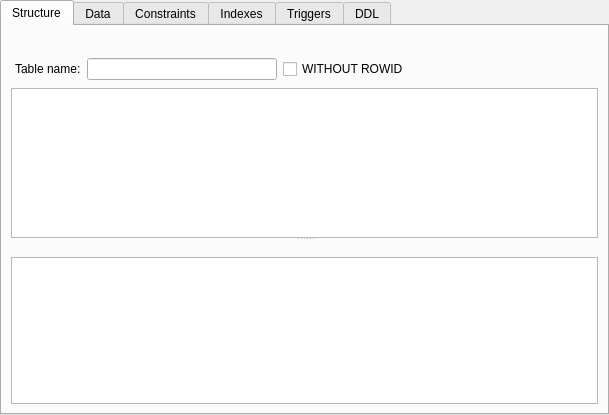
<?xml version="1.0" encoding="UTF-8"?>
<ui version="4.0">
 <class>TableWindow</class>
 <widget class="QWidget" name="TableWindow">
  <property name="geometry">
   <rect>
    <x>0</x>
    <y>0</y>
    <width>609</width>
    <height>415</height>
   </rect>
  </property>
  <property name="windowTitle">
   <string notr="true">Form</string>
  </property>
  <layout class="QHBoxLayout" name="horizontalLayout">
   <property name="leftMargin">
    <number>0</number>
   </property>
   <property name="topMargin">
    <number>0</number>
   </property>
   <property name="rightMargin">
    <number>0</number>
   </property>
   <property name="bottomMargin">
    <number>0</number>
   </property>
   <item>
    <widget class="QTabWidget" name="tabWidget">
     <property name="currentIndex">
      <number>0</number>
     </property>
     <widget class="QWidget" name="structureTab">
      <attribute name="title">
       <string>Structure</string>
      </attribute>
      <layout class="QVBoxLayout" name="structureTabLayout">
       <item>
        <widget class="QToolBar" name="structureToolBar"/>
       </item>
       <item>
        <widget class="QWidget" name="structureTopBar" native="true">
         <layout class="QHBoxLayout" name="horizontalLayout_2">
          <property name="leftMargin">
           <number>4</number>
          </property>
          <property name="topMargin">
           <number>0</number>
          </property>
          <property name="rightMargin">
           <number>0</number>
          </property>
          <property name="bottomMargin">
           <number>2</number>
          </property>
          <item>
           <widget class="QLabel" name="tableNameLabel">
            <property name="text">
             <string>Table name:</string>
            </property>
           </widget>
          </item>
          <item>
           <widget class="QLineEdit" name="tableNameEdit">
            <property name="maximumSize">
             <size>
              <width>200</width>
              <height>16777215</height>
             </size>
            </property>
           </widget>
          </item>
          <item>
           <widget class="QCheckBox" name="withoutRowIdCheck">
            <property name="text">
             <string notr="true">WITHOUT ROWID</string>
            </property>
           </widget>
          </item>
          <item>
           <spacer name="horizontalSpacer">
            <property name="orientation">
             <enum>Qt::Horizontal</enum>
            </property>
            <property name="sizeHint" stdset="0">
             <size>
              <width>40</width>
              <height>20</height>
             </size>
            </property>
           </spacer>
          </item>
         </layout>
        </widget>
       </item>
       <item>
        <widget class="QSplitter" name="structureSplitter">
         <property name="orientation">
          <enum>Qt::Vertical</enum>
         </property>
         <property name="handleWidth">
          <number>2</number>
         </property>
         <property name="childrenCollapsible">
          <bool>false</bool>
         </property>
         <widget class="QTableView" name="structureView">
          <property name="dragEnabled">
           <bool>true</bool>
          </property>
          <property name="dragDropOverwriteMode">
           <bool>false</bool>
          </property>
          <property name="dragDropMode">
           <enum>QAbstractItemView::InternalMove</enum>
          </property>
          <property name="alternatingRowColors">
           <bool>true</bool>
          </property>
          <property name="selectionMode">
           <enum>QAbstractItemView::SingleSelection</enum>
          </property>
          <property name="selectionBehavior">
           <enum>QAbstractItemView::SelectRows</enum>
          </property>
          <property name="horizontalScrollMode">
           <enum>QAbstractItemView::ScrollPerPixel</enum>
          </property>
          <attribute name="horizontalHeaderStretchLastSection">
           <bool>true</bool>
          </attribute>
         </widget>
         <widget class="QWidget" name="constraintsWidget" native="true">
          <layout class="QVBoxLayout" name="verticalLayout">
           <property name="spacing">
            <number>0</number>
           </property>
           <property name="leftMargin">
            <number>0</number>
           </property>
           <property name="topMargin">
            <number>0</number>
           </property>
           <property name="rightMargin">
            <number>0</number>
           </property>
           <property name="bottomMargin">
            <number>0</number>
           </property>
           <item>
            <widget class="QToolBar" name="tableConstraintsToolbar"/>
           </item>
           <item>
            <widget class="QTableView" name="tableConstraintsView">
             <property name="dragEnabled">
              <bool>true</bool>
             </property>
             <property name="dragDropOverwriteMode">
              <bool>false</bool>
             </property>
             <property name="dragDropMode">
              <enum>QAbstractItemView::InternalMove</enum>
             </property>
             <property name="alternatingRowColors">
              <bool>true</bool>
             </property>
             <property name="selectionMode">
              <enum>QAbstractItemView::SingleSelection</enum>
             </property>
             <property name="selectionBehavior">
              <enum>QAbstractItemView::SelectRows</enum>
             </property>
             <property name="horizontalScrollMode">
              <enum>QAbstractItemView::ScrollPerPixel</enum>
             </property>
             <attribute name="horizontalHeaderStretchLastSection">
              <bool>true</bool>
             </attribute>
            </widget>
           </item>
          </layout>
         </widget>
        </widget>
       </item>
      </layout>
     </widget>
     <widget class="QWidget" name="dataTab">
      <attribute name="title">
       <string>Data</string>
      </attribute>
      <layout class="QVBoxLayout" name="verticalLayout_5">
       <item>
        <widget class="DataView" name="dataView">
         <property name="tabPosition">
          <enum>QTabWidget::South</enum>
         </property>
         <property name="currentIndex">
          <number>-1</number>
         </property>
        </widget>
       </item>
      </layout>
     </widget>
     <widget class="QWidget" name="constraintsTab">
      <attribute name="title">
       <string>Constraints</string>
      </attribute>
      <layout class="QVBoxLayout" name="verticalLayout_6">
       <item>
        <widget class="QTableView" name="constraintsView">
         <attribute name="horizontalHeaderStretchLastSection">
          <bool>true</bool>
         </attribute>
        </widget>
       </item>
      </layout>
     </widget>
     <widget class="QWidget" name="indexesTab">
      <attribute name="title">
       <string>Indexes</string>
      </attribute>
      <layout class="QVBoxLayout" name="verticalLayout_4">
       <item>
        <widget class="QToolBar" name="indexToolBar"/>
       </item>
       <item>
        <widget class="QTableWidget" name="indexList">
         <property name="editTriggers">
          <set>QAbstractItemView::NoEditTriggers</set>
         </property>
         <property name="alternatingRowColors">
          <bool>true</bool>
         </property>
         <property name="selectionMode">
          <enum>QAbstractItemView::SingleSelection</enum>
         </property>
         <property name="selectionBehavior">
          <enum>QAbstractItemView::SelectRows</enum>
         </property>
         <property name="horizontalScrollMode">
          <enum>QAbstractItemView::ScrollPerPixel</enum>
         </property>
        </widget>
       </item>
      </layout>
     </widget>
     <widget class="QWidget" name="triggersTab">
      <attribute name="title">
       <string>Triggers</string>
      </attribute>
      <layout class="QVBoxLayout" name="verticalLayout_3">
       <item>
        <widget class="QToolBar" name="triggerToolBar"/>
       </item>
       <item>
        <widget class="QTableWidget" name="triggerList">
         <property name="editTriggers">
          <set>QAbstractItemView::NoEditTriggers</set>
         </property>
         <property name="alternatingRowColors">
          <bool>true</bool>
         </property>
         <property name="selectionMode">
          <enum>QAbstractItemView::SingleSelection</enum>
         </property>
         <property name="selectionBehavior">
          <enum>QAbstractItemView::SelectRows</enum>
         </property>
         <property name="horizontalScrollMode">
          <enum>QAbstractItemView::ScrollPerPixel</enum>
         </property>
         <attribute name="horizontalHeaderStretchLastSection">
          <bool>true</bool>
         </attribute>
        </widget>
       </item>
      </layout>
     </widget>
     <widget class="QWidget" name="ddlTab">
      <attribute name="title">
       <string>DDL</string>
      </attribute>
      <layout class="QVBoxLayout" name="verticalLayout_2">
       <item>
        <widget class="SqlView" name="ddlEdit">
         <property name="readOnly">
          <bool>true</bool>
         </property>
        </widget>
       </item>
      </layout>
     </widget>
    </widget>
   </item>
  </layout>
 </widget>
 <customwidgets>
  <customwidget>
   <class>SqlView</class>
   <extends>QPlainTextEdit</extends>
   <header>sqlview.h</header>
  </customwidget>
  <customwidget>
   <class>DataView</class>
   <extends>QTabWidget</extends>
   <header>dataview.h</header>
   <container>1</container>
  </customwidget>
 </customwidgets>
 <resources/>
 <connections/>
</ui>
